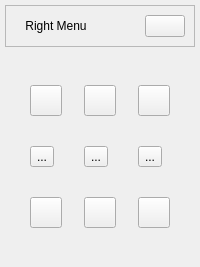
           <widget class="QCustomSlideMenu" name="rightMenuContainer" native="true">
            <property name="minimumSize">
             <size>
              <width>200</width>
              <height>0</height>
             </size>
            </property>
            <property name="maximumSize">
             <size>
              <width>200</width>
              <height>538</height>
             </size>
            </property>
            <layout class="QVBoxLayout" name="verticalLayout_11">
             <property name="spacing">
              <number>0</number>
             </property>
             <property name="leftMargin">
              <number>0</number>
             </property>
             <property name="topMargin">
              <number>0</number>
             </property>
             <property name="rightMargin">
              <number>0</number>
             </property>
             <property name="bottomMargin">
              <number>0</number>
             </property>
             <item>
              <widget class="QWidget" name="rightMenuSubContainer" native="true">
               <property name="minimumSize">
                <size>
                 <width>200</width>
                 <height>0</height>
                </size>
               </property>
               <layout class="QVBoxLayout" name="verticalLayout_12">
                <property name="spacing">
                 <number>5</number>
                </property>
                <property name="leftMargin">
                 <number>5</number>
                </property>
                <property name="topMargin">
                 <number>5</number>
                </property>
                <property name="rightMargin">
                 <number>5</number>
                </property>
                <property name="bottomMargin">
                 <number>5</number>
                </property>
                <item>
                 <widget class="QFrame" name="frame_8">
                  <property name="frameShape">
                   <enum>QFrame::StyledPanel</enum>
                  </property>
                  <property name="frameShadow">
                   <enum>QFrame::Raised</enum>
                  </property>
                  <layout class="QHBoxLayout" name="horizontalLayout_9">
                   <item>
                    <widget class="QLabel" name="label_7">
                     <property name="text">
                      <string>Right Menu</string>
                     </property>
                     <property name="alignment">
                      <set>Qt::AlignCenter</set>
                     </property>
                    </widget>
                   </item>
                   <item alignment="Qt::AlignRight">
                    <widget class="QPushButton" name="closeRightMenuBtn">
                     <property name="toolTip">
                      <string>Close Menu</string>
                     </property>
                     <property name="text">
                      <string/>
                     </property>
                     <property name="icon">
                      <iconset resource="resources.qrc">
                       <normaloff>:/icons/icons/x-circle.svg</normaloff>:/icons/icons/x-circle.svg</iconset>
                     </property>
                     <property name="iconSize">
                      <size>
                       <width>24</width>
                       <height>24</height>
                      </size>
                     </property>
                    </widget>
                   </item>
                  </layout>
                 </widget>
                </item>
                <item>
                 <widget class="QCustomQStackedWidget" name="rightMenuPages">
                  <property name="currentIndex">
                   <number>1</number>
                  </property>
                  <widget class="QWidget" name="page_4">
                   <layout class="QHBoxLayout" name="horizontalLayout_12">
                    <item>
                     <widget class="QTreeView" name="fileTreeView"/>
                    </item>
                   </layout>
                  </widget>
                  <widget class="QWidget" name="page_5">
                   <layout class="QGridLayout" name="gridLayout">
                    <item row="2" column="0">
                     <widget class="QToolButton" name="panBtn">
                      <property name="toolTip">
                       <string>Pan</string>
                      </property>
                      <property name="text">
                       <string/>
                      </property>
                      <property name="icon">
                       <iconset resource="resources.qrc">
                        <normaloff>:/icons/icons/move.svg</normaloff>:/icons/icons/move.svg</iconset>
                      </property>
                      <property name="iconSize">
                       <size>
                        <width>24</width>
                        <height>24</height>
                       </size>
                      </property>
                     </widget>
                    </item>
                    <item row="1" column="0">
                     <widget class="QToolButton" name="playBtn">
                      <property name="toolTip">
                       <string>Play</string>
                      </property>
                      <property name="text">
                       <string>...</string>
                      </property>
                      <property name="icon">
                       <iconset resource="resources.qrc">
                        <normaloff>:/icons/icons/play-circle.svg</normaloff>:/icons/icons/play-circle.svg</iconset>
                      </property>
                      <property name="iconSize">
                       <size>
                        <width>24</width>
                        <height>24</height>
                       </size>
                      </property>
                     </widget>
                    </item>
                    <item row="0" column="4">
                     <widget class="QToolButton" name="resetBtn">
                      <property name="toolTip">
                       <string>Reset</string>
                      </property>
                      <property name="text">
                       <string/>
                      </property>
                      <property name="icon">
                       <iconset resource="resources.qrc">
                        <normaloff>:/icons/icons/refresh-ccw.svg</normaloff>:/icons/icons/refresh-ccw.svg</iconset>
                      </property>
                      <property name="iconSize">
                       <size>
                        <width>24</width>
                        <height>24</height>
                       </size>
                      </property>
                     </widget>
                    </item>
                    <item row="0" column="0">
                     <widget class="QToolButton" name="prevBtn">
                      <property name="toolTip">
                       <string>Prev</string>
                      </property>
                      <property name="text">
                       <string/>
                      </property>
                      <property name="icon">
                       <iconset resource="resources.qrc">
                        <normaloff>:/icons/icons/arrow-left-circle.svg</normaloff>:/icons/icons/arrow-left-circle.svg</iconset>
                      </property>
                      <property name="iconSize">
                       <size>
                        <width>24</width>
                        <height>24</height>
                       </size>
                      </property>
                     </widget>
                    </item>
                    <item row="2" column="4">
                     <widget class="QToolButton" name="zoomOutBtn">
                      <property name="toolTip">
                       <string>Zoom Out</string>
                      </property>
                      <property name="text">
                       <string/>
                      </property>
                      <property name="icon">
                       <iconset resource="resources.qrc">
                        <normaloff>:/icons/icons/zoom-out.svg</normaloff>:/icons/icons/zoom-out.svg</iconset>
                      </property>
                      <property name="iconSize">
                       <size>
                        <width>24</width>
                        <height>24</height>
                       </size>
                      </property>
                     </widget>
                    </item>
                    <item row="1" column="3">
                     <widget class="QToolButton" name="pauseBtn">
                      <property name="toolTip">
                       <string>Pause</string>
                      </property>
                      <property name="text">
                       <string>...</string>
                      </property>
                      <property name="icon">
                       <iconset resource="resources.qrc">
                        <normaloff>:/icons/icons/pause-circle.svg</normaloff>:/icons/icons/pause-circle.svg</iconset>
                      </property>
                      <property name="iconSize">
                       <size>
                        <width>24</width>
                        <height>24</height>
                       </size>
                      </property>
                     </widget>
                    </item>
                    <item row="2" column="3">
                     <widget class="QToolButton" name="zoomInBtn">
                      <property name="toolTip">
                       <string>Zoom In</string>
                      </property>
                      <property name="text">
                       <string/>
                      </property>
                      <property name="icon">
                       <iconset resource="resources.qrc">
                        <normaloff>:/icons/icons/zoom-in.svg</normaloff>:/icons/icons/zoom-in.svg</iconset>
                      </property>
                      <property name="iconSize">
                       <size>
                        <width>24</width>
                        <height>24</height>
                       </size>
                      </property>
                     </widget>
                    </item>
                    <item row="0" column="3">
                     <widget class="QToolButton" name="nextBtn">
                      <property name="toolTip">
                       <string>Next</string>
                      </property>
                      <property name="text">
                       <string/>
                      </property>
                      <property name="icon">
                       <iconset resource="resources.qrc">
                        <normaloff>:/icons/icons/arrow-right-circle.svg</normaloff>:/icons/icons/arrow-right-circle.svg</iconset>
                      </property>
                      <property name="iconSize">
                       <size>
                        <width>24</width>
                        <height>24</height>
                       </size>
                      </property>
                     </widget>
                    </item>
                    <item row="1" column="4">
                     <widget class="QToolButton" name="penBtn">
                      <property name="toolTip">
                       <string>Pen</string>
                      </property>
                      <property name="text">
                       <string>...</string>
                      </property>
                      <property name="icon">
                       <iconset resource="resources.qrc">
                        <normaloff>:/icons/icons/pen-tool.svg</normaloff>:/icons/icons/pen-tool.svg</iconset>
                      </property>
                      <property name="iconSize">
                       <size>
                        <width>24</width>
                        <height>24</height>
                       </size>
                      </property>
                     </widget>
                    </item>
                   </layout>
                  </widget>
                 </widget>
                </item>
               </layout>
              </widget>
             </item>
            </layout>
           </widget>
